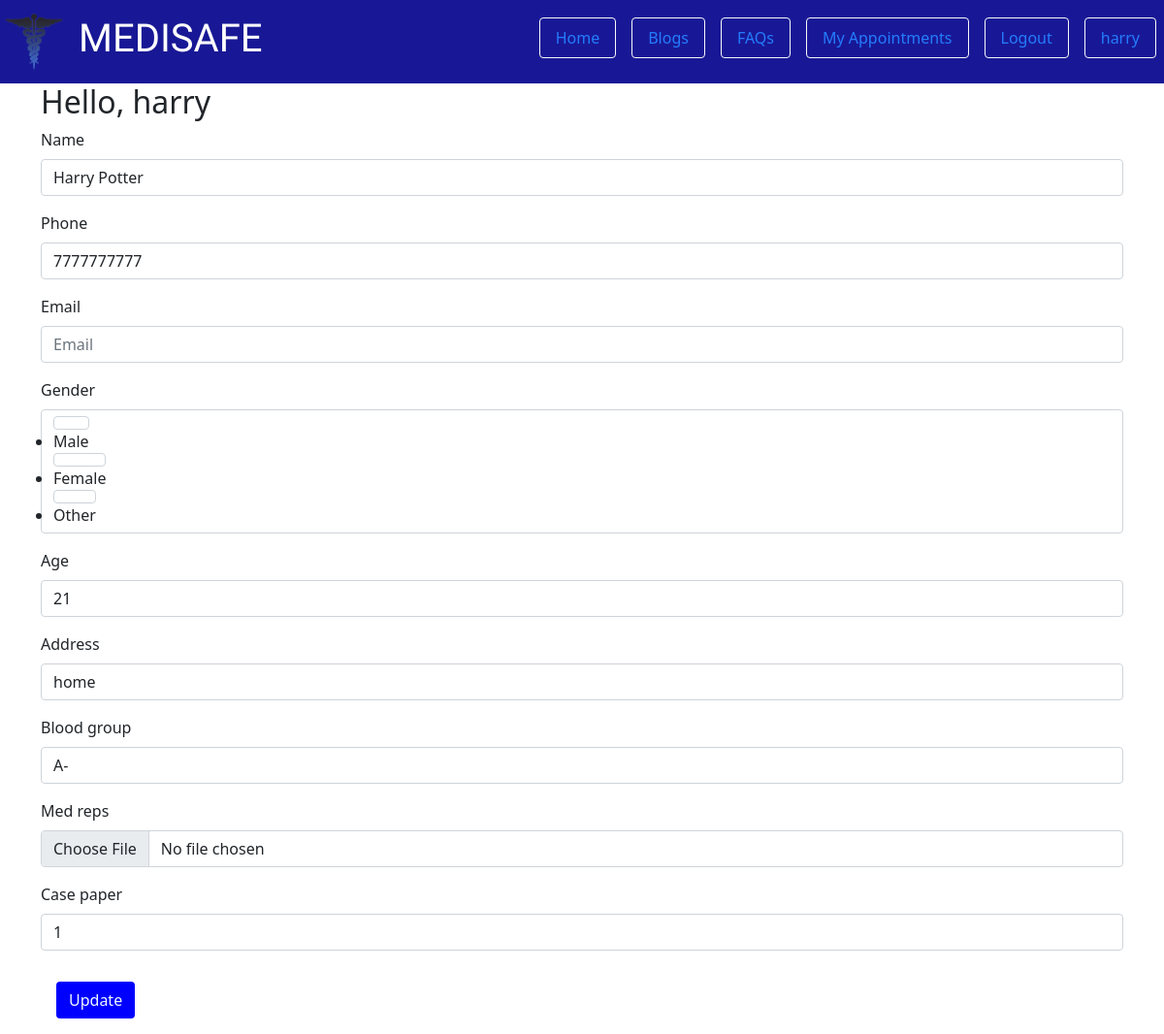
Screenshot of /profile/ (signed in) with the database file from the repository.
### account/models.py (models this page shows, shortened)
class User(AbstractUser):
    user_type = models.CharField(choices=USER_CHOICES, max_length=2)
    def is_patient(self):
        if self.user_type == 'P':
            return True
        else:
            return False
    class Meta:
        ordering = ('id',)

### user_profile/models.py (models this page shows, shortened)
class UserProfile(models.Model):
    user = models.ForeignKey(User, on_delete=models.CASCADE, related_name='user_profile')
    name = models.CharField(max_length=50)
    phone_regex = RegexValidator(regex=r'^\+?1?\d{9,15}$', message="Phone number must be entered in the format: '+999999999'. Up to 15 digits allowed.")
    phone = models.CharField(validators=[phone_regex], max_length=17, blank=True) # validators should be a list
    email = models.EmailField(blank=True)
    gender = models.CharField(choices=GENDER_CHOICES, max_length=1, blank=True)
    age = models.IntegerField(blank=True, null=True)
    address = models.CharField(max_length=500, blank=True)
    blood_group = models.CharField(choices=BLOOD_GROUPS, max_length=3, blank=True)
    med_reps = models.FileField(upload_to='profile/med_reps', blank=True)
    case_paper = models.IntegerField(blank=True, null=True)
    department = models.CharField(max_length=50, null=True, blank=True)
    salary = models.IntegerField(null=True, blank=True)
    attendance = models.IntegerField(null=True, blank=True)
    status = models.CharField(choices=[('Active', 'Active'), ('Inactive', 'Inactive')], null=True, blank=True, max_length=8)
    class Meta:
        ordering = ('-id',)

### user_profile/views.py (the view)
# urls.py: path("profile/", views.UpdatedUserProfile, name="profile"),
@login_required(login_url='/login/')
def UpdatedUserProfile(request):
    user = request.user
    profile = UserProfile.objects.get(user=user)
    if request.method == 'POST':
        form = ProfileUpdateForm(request.POST, instance=profile)
        if form.is_valid():
            form.save()
            return redirect('user_profile:profile')
    else:
        form = ProfileUpdateForm(instance=profile)
    return render(request, 'user_profile/profile.html', {'form': form, 'user':user})

### user_profile/forms.py
class ProfileUpdateForm(forms.ModelForm):
    gender = forms.ChoiceField(choices=GENDER_CHOICES, required=False, widget=forms.RadioSelect)
    class Meta:
        model = UserProfile
        fields = ('name', 'phone', 'email', 'gender', 'age', 'address', 'blood_group', 'med_reps', 'case_paper')

### templates/user_profile/profile.html (shortened to what this page needs)
{% extends "base.html" %}
{% load bootstrap3 %}
{% block content %}
<div class="container">
    <h2>Hello, {{ user.username }}</h2>
    <form method="POST">
        {% bootstrap_form form %}
        <input type="submit" value="Update" class="btn m-3 btn-default" style="background-color: blue; color: aliceblue;">
    </form>
</div>
{% endblock %}

### templates/base.html (shortened to what this page needs)
{% load static %}
{% load bootstrap3 %}
<!DOCTYPE html>
<html lang="en">
<head>
<link href="https://cdn.jsdelivr.net/npm/bootstrap@5.0.0-beta2/dist/css/bootstrap.min.css" rel="stylesheet">
<link rel="stylesheet" href="{% static 'css/ind.css' %}">
</head>
<header class="text-white" id="header">
    <nav class="navbar navbar-expand-lg navbar-dark d-flex">
        <div class="navbar-nav nav-item flex-grow-1">
            <a class="navbar-brand" href="">
                <img class="logo" src="{% static 'pics/medlogo.png' %}" alt="">    </a>
            <div class="h1 mt-2 medisafe">
                MEDISAFE </div>
        </div>
        <div class="d-flex justify-content-between h5" id="headliner">
            <a class="nav-item nav-link m-2 btn btn-outline-light" href="{% url 'account:home' %}">Home</a>
            <a class="nav-item nav-link m-2 btn btn-outline-light" href="{% url 'account:blogs' %}">Blogs</a>
            <a class="nav-item nav-link m-2 btn btn-outline-light" href="{% url 'account:womenhealth' %}">FAQs</a>
            {% if user.is_active %}
                {% if user.is_patient %}
                    <a class="nav-item nav-link m-2 btn btn-outline-light" href="{% url 'appointment:patient-appointments' %}">My Appointments</a>
                {% elif user.is_doctor %}
                    <a class="nav-item nav-link m-2 btn btn-outline-light" href="{% url 'appointment:doctor-appointments' %}">My Appointments</a>
                 {% endif %}
            <a class="nav-item nav-link m-2 btn btn-outline-light" href="{% url 'account:logout' %}">Logout</a>
            <a class="nav-item nav-link m-2 btn btn-outline-light" href="{% url 'account:myacc' %}">{{ user.username }}</a>
            {% else %}
            <a class="nav-item nav-link m-2 btn btn-outline-light" href="{% url 'account:login' %}">Login</a>
            <a class="nav-item nav-link m-2 btn btn-outline-light" href="{% url 'account:signup' %}">Register</a>
            {% endif %}
        </div>
      </nav>
</header>
<body>
{% block content %}
{% endblock  %}
</body>
</html>

### static/css/ind.css (style rules this page uses)
#header { background-color: darkblue; opacity: 0.9; }
.logo { width: 60px; height: 60px; margin-left: 5px; background-color: transparent; opacity: 1; color: black; }
.medisafe { font-family: 'Akaya Telivigala', cursive; }

### rows the page displays
User: username "harry"
UserProfile: name "Harry Potter", phone "7777777777", gender "☑ Male ☐ Female ☐ Other", age "21", address "home", blood_group "A-", case_paper "1"
